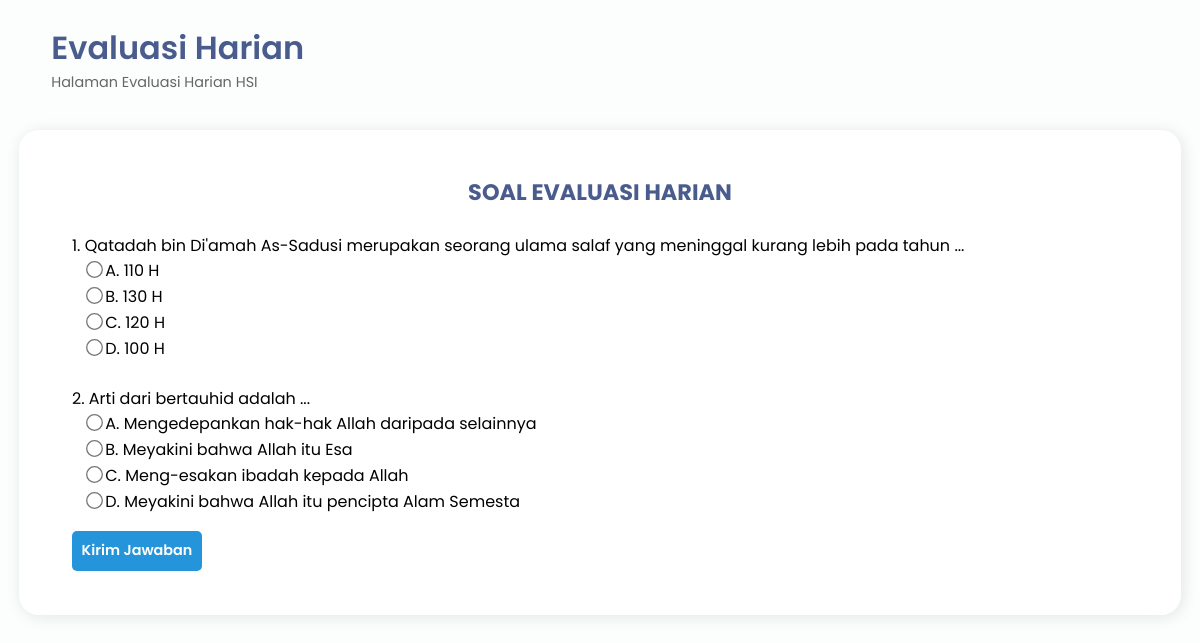
/pesertahsi/evaluasi/ (signed in), run on the app's committed database.
### evaluasi_harian/models.py (models this page shows, shortened)
class BankSoal(models.Model):
  opsi = [
    ('A', 'A'),
    ('B', 'B'),
    ('C', 'C'),
    ('D', 'D'),
  ]
  lembar_evaluasi = models.ForeignKey(LembarEvaluasi, on_delete=models.CASCADE)
  soal = models.TextField()
  pilihan_a = models.CharField(max_length=200)
  pilihan_b = models.CharField(max_length=200)
  pilihan_c = models.CharField(max_length=200)
  pilihan_d = models.CharField(max_length=200)
  kunci_jawaban = models.CharField(max_length=1, choices=opsi)
  class Meta:
    verbose_name_plural = 'Bank Soal'

### evaluasi_harian/views.py (the view, shortened to what this page needs)
# urls.py: path('pesertahsi/evaluasi/', views.evaluasi_start, name='evaluasi_start'),
@login_required(login_url='login')
@user_passes_test(lambda user: user.groups.filter(name='peserta'), login_url='login')
def evaluasi_start(request):
  peserta = Peserta.objects.get(user=request.user)
  id_peserta = peserta.id
  nama_lengkap = peserta.nama_lengkap
  nip = peserta.nip
  evaluasi_aktif = LembarEvaluasi.objects.filter(status='Aktif')
  id_evaluasi = ''
  bank_soal_acak = ''
  if evaluasi_aktif:
    id_evaluasi = evaluasi_aktif[0].id
    data_evaluasi = HasilEvaluasi.objects.filter(peserta=peserta, lembar_evaluasi__id=id_evaluasi)
    if data_evaluasi.count() == 0:
      bank_soal = BankSoal.objects.filter(lembar_evaluasi__id=id_evaluasi)
      bank_soal_acak = random.sample(list(bank_soal), 2)
    else:
      return redirect('evaluasi_confirm')
  else:
    return redirect('evaluasi_confirm')
  context= {
    'id_peserta': id_peserta,
    'nama_lengkap': nama_lengkap,
    'nip': nip,
    'id_evaluasi': id_evaluasi,
    'bank_soal_acak': bank_soal_acak,
  }
  return render(request, 'pesertahsi/evaluasi_start.html', context)

### evaluasi_harian/templates/pesertahsi/evaluasi_start.html (shortened to what this page needs)
{% extends 'pesertahsi/base.html' %}
{% load static %}
{% block main-content %}
<div class="main-content">
  <header>
    <div class="header-title-wrapper">
      <div class="header-title">
        <h1>Evaluasi Harian</h1>
        <p>Halaman Evaluasi Harian HSI</p>
      </div>
    </div>
  </header>
  <main>
    <section>
      <div class="card">
        <div class="card-soal">
          <h3>Soal Evaluasi Harian</h3>
          <form action="" method="POST">
            {% for soal in bank_soal_acak %}
            {% with angka=forloop.counter %}
            <div class="soal">
              <p>
                {{ forloop.counter }}. {{ soal.soal }} ...
              </p>
              <input type="radio" name="jawaban{{ angka }}" id="pilihan_a" value="A" required/>
              <label>A. {{ soal.pilihan_a }}</label>
              <br />
              <input type="radio" name="jawaban{{ angka }}" id="pilihan_b" value="B" required/>
              <label>B. {{ soal.pilihan_b }}</label>
              <br />
              <input type="radio" name="jawaban{{ angka }}" id="pilihan_c" value="C" required/>
              <label>C. {{ soal.pilihan_c }}</label>
              <br />
              <input type="radio" name="jawaban{{ angka }}" id="pilihan_d" value="D" required/>
              <label>D. {{ soal.pilihan_d }}</label>
              <br />
            </div>
            {% endwith %}
            {% endfor %}
            <button type="submit" class="button-kirim">Kirim Jawaban</button>
          </form>
        </div>
      </div>
    </section>
  </main>
</div>
{% endblock main-content %}

### evaluasi_harian/static/pesertahsi/css/style.css (style rules this page uses)
:root { --bg: #fbfefd; --main-color: #223a74; --second-color: rgb(29, 74, 205); --main-accent: rgba(128, 148, 184, 0.2); --title-text: #4a5c8d; --main-text: #666; --shadow: rgba(17, 17, 26, 0.1) 2px 2px 16px; --bg-button: linear-gradient(60deg, #2f5eeb, #5c82c2); --bg-button-hover: linear-gradient(60deg, #5c82c2, #2f5eeb); --btn-tambah: #2495db; --btn-edit: rgba(16, 148, 230, 0.1); }
* { padding: 0; margin: 0; text-decoration: none; list-style-type: none; box-sizing: border-box; }
body { font-family: "Poppins", sans-serif; background: var(--bg); overflow-x: hidden; }
.main-content { margin-left: 345px; width: calc(100vw - 345px); height: 100vh; padding: 1rem 1.2rem; transition: margin-left 500ms; }
header { display: flex; justify-content: space-between; padding-top: 0.5rem; }
.header-title-wrapper { display: flex; }
.header-title h1 { color: var(--title-text); font-weight: 600; }
.header-title p { color: #666; font-size: 0.9rem; }
main { padding-top: 2.3rem; padding-bottom: 2.5rem; }
.card { position: relative; height: 100%; width: 100%; margin: 0 auto; background: white; border-radius: 20px; box-shadow: var(--shadow); }
@media screen and (max-width: 1224px) { .main-content { width: 100vw; margin-left: 0; } }

### evaluasi_harian/static/pesertahsi/css/dashboard.css (style rules this page uses)
main { padding-bottom: 2rem !important; }

### evaluasi_harian/static/pesertahsi/css/evaluasi_start.css (style rules this page uses)
.card-soal { padding: 1.5rem 2rem; }
.card-soal h3 { font-size: 1.4rem; text-align: center; text-transform: uppercase; color: var(--title-text); }
.card-soal form { display: flex; flex-direction: column; }
.card-soal form .soal { font-size: 1rem; margin-top: 1.5rem; }
.card-soal form .soal input { margin-left: 1rem; margin-bottom: 0.5rem; }
.card-soal form .soal input[type="radio"] { -ms-transform: scale(1.3); -webkit-transform: scale(1.3); transform: scale(1.3); }
.card-soal form .button-kirim { height: 40px; width: 130px; outline: none; font-family: "Poppins", sans-serif; font-weight: 600; font-size: 0.9rem; border-radius: 5px; background: var(--btn-tambah); color: #fff; margin-top: 1rem; margin-right: 1rem; cursor: pointer; border: none; }

### evaluasi_harian/static/pesertahsi/css/peringkat.css (style rules this page uses)
.card { padding: 1.3rem; }

### data on the page
BankSoal: soal "Qatadah bin Di'amah As-Sadusi merupakan seorang ulama salaf yang meninggal kurang lebih pada tahun", pilihan_a "110 H", pilihan_b "130 H", pilihan_c "120 H", pilihan_d "100 H"
BankSoal: soal "Arti dari bertauhid adalah", pilihan_a "Mengedepankan hak-hak Allah daripada selainnya", pilihan_b "Meyakini bahwa Allah itu Esa", pilihan_c "Meng-esakan ibadah kepada Allah", pilihan_d "Meyakini bahwa Allah itu pencipta Alam Semesta"
